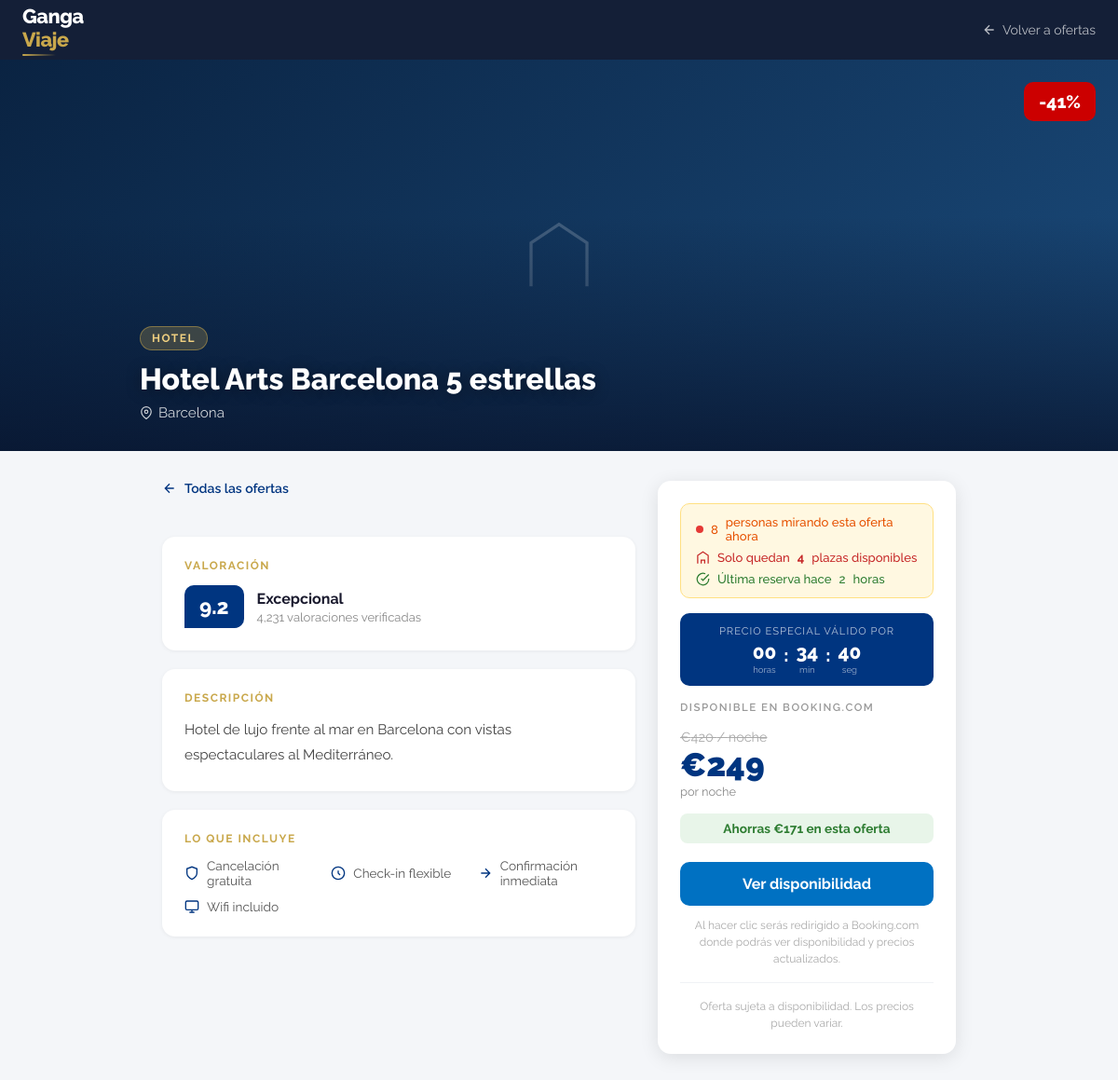
Page /oferta/1 on the committed database.
### tables this page shows
CREATE TABLE deals (
            id                INTEGER PRIMARY KEY AUTOINCREMENT,
            title             TEXT    NOT NULL,
            description       TEXT    DEFAULT '',
            location          TEXT    DEFAULT '',
            original_price    REAL,
            sale_price        REAL    NOT NULL,
            discount_pct      INTEGER DEFAULT 0,
            image_url         TEXT    DEFAULT '',
            affiliate_url     TEXT    NOT NULL,
            source            TEXT    NOT NULL DEFAULT 'booking',
            category          TEXT    DEFAULT 'espana',
            rating            REAL    DEFAULT 0,
            reviews_count     INTEGER DEFAULT 0,
            tipo              TEXT    DEFAULT 'hotel',
            checkin           TEXT,
            checkout          TEXT,
            created_at        TEXT    DEFAULT (datetime('now')),
            published_telegram INTEGER DEFAULT 0,
            active            INTEGER DEFAULT 1
        );

### app.py (the view)
@app.route("/oferta/<int:deal_id>")
def oferta(deal_id: int):
    deal = database.get_deal(deal_id)
    if not deal:
        abort(404)
    return render_template("deal.html", deal=deal, destinos=config.DESTINOS)

### database.py (called while the page is built)
def get_conn():
    conn = sqlite3.connect(DB_PATH)
    conn.row_factory = sqlite3.Row
    return conn

def get_deal(deal_id: int) -> dict | None:
    conn = get_conn()
    row = conn.execute("SELECT * FROM deals WHERE id = ?", (deal_id,)).fetchone()
    conn.close()
    return dict(row) if row else None

### templates/deal.html (shortened to what this page needs)
<!DOCTYPE html>
<html lang="es">
<head>
</head>
<body>
<nav>
  <div class="nav-inner">
    <a href="/" class="logo">
      <div class="logo-wrap">
        <span class="logo-name">Ganga<span>Viaje</span></span>
        <i class="logo-line"></i>
      </div>
    </a>
    <a href="/" class="back-btn">
      <svg viewBox="0 0 24 24" fill="none" stroke="currentColor" stroke-width="2"><path d="M19 12H5M12 5l-7 7 7 7"/></svg>
      Volver a ofertas
    </a>
  </div>
</nav>
<div class="deal-hero">
  {% if deal.image_url %}
  <div class="deal-hero-placeholder" style="display:none">
    <svg viewBox="0 0 24 24" fill="none" stroke="currentColor" stroke-width="1"><path d="M3 22V8l9-6 9 6v14"/></svg>
  </div>
  {% else %}
  <div class="deal-hero-placeholder">
    <svg viewBox="0 0 24 24" fill="none" stroke="currentColor" stroke-width="1"><path d="M3 22V8l9-6 9 6v14"/></svg>
  </div>
  {% endif %}
  <div class="deal-hero-overlay"></div>
  <div class="deal-hero-info">
    <div class="deal-hero-info-inner">
      <div class="deal-tipo-badge">
        {% if deal.tipo == 'hotel' %}Hotel
        {% elif deal.tipo == 'apartamento' %}Apartamento
        {% elif deal.tipo == 'villa' %}Villa
        {% elif deal.tipo == 'actividad' %}Actividad
        {% elif deal.tipo == 'coche' %}Alquiler de coche
        {% else %}Oferta{% endif %}
      </div>
      <h1 class="deal-hero-title">{{ deal.title }}</h1>
      {% if deal.location %}
      <div class="deal-hero-location">
        <svg viewBox="0 0 24 24" fill="none" stroke="currentColor" stroke-width="2"><path d="M21 10c0 7-9 13-9 13s-9-6-9-13a9 9 0 0118 0z"/><circle cx="12" cy="10" r="3"/></svg>
        {{ deal.location }}
      </div>
      {% endif %}
    </div>
  </div>
  {% if deal.discount_pct %}<div class="discount-badge">-{{ deal.discount_pct }}%</div>{% endif %}
</div>
<main>
  <div class="deal-body">
    <a href="/" class="back-link">
      <svg viewBox="0 0 24 24" fill="none" stroke="currentColor" stroke-width="2" width="16" height="16"><path d="M19 12H5M12 5l-7 7 7 7"/></svg>
      Todas las ofertas
    </a>
    {% if deal.rating and deal.rating > 0 %}
    <div class="card">
      <div class="card-title">Valoración</div>
      <div class="rating-row">
        <div class="rating-big">{{ "%.1f"|format(deal.rating) }}</div>
        <div class="rating-info">
          <div class="rating-label">
            {% if deal.rating >= 9 %}Excepcional
            {% elif deal.rating >= 8 %}Muy bueno
            {% elif deal.rating >= 7 %}Bueno
            {% else %}Aceptable{% endif %}
          </div>
          {% if deal.reviews_count %}<div class="rating-count">{{ "{:,}".format(deal.reviews_count) }} valoraciones verificadas</div>{% endif %}
        </div>
      </div>
    </div>
    {% endif %}
    {% if deal.description %}
    <div class="card">
      <div class="card-title">Descripción</div>
      <p class="description">{{ deal.description }}</p>
    </div>
    {% endif %}
    <div class="card">
      <div class="card-title">Lo que incluye</div>
      <div class="features-grid">
        {% if deal.tipo in ['hotel', 'apartamento', 'villa'] %}
        <div class="feature"><svg viewBox="0 0 24 24" fill="none" stroke="currentColor" stroke-width="2"><path d="M12 22s8-4 8-10V5l-8-3-8 3v7c0 6 8 10 8 10z"/></svg>Cancelación gratuita</div>
        <div class="feature"><svg viewBox="0 0 24 24" fill="none" stroke="currentColor" stroke-width="2"><circle cx="12" cy="12" r="10"/><path d="M12 8v4l3 3"/></svg>Check-in flexible</div>
        <div class="feature"><svg viewBox="0 0 24 24" fill="none" stroke="currentColor" stroke-width="2"><path d="M5 12h14M12 5l7 7-7 7"/></svg>Confirmación inmediata</div>
        <div class="feature"><svg viewBox="0 0 24 24" fill="none" stroke="currentColor" stroke-width="2"><rect x="2" y="3" width="20" height="14" rx="2"/><path d="M8 21h8M12 17v4"/></svg>Wifi incluido</div>
        {% endif %}
      </div>
    </div>
  </div>
  <div class="booking-box">
    <div class="urgency-bar">
      <div class="urgency-item urgency-viewers">
        <span class="pulse"></span>
        <span id="viewers">14</span> personas mirando esta oferta ahora
      </div>
      <div class="urgency-item urgency-rooms">
        <svg viewBox="0 0 24 24" fill="none" stroke="currentColor" stroke-width="2"><path d="M3 22V8l9-6 9 6v14"/><path d="M9 22v-6h6v6"/></svg>
        Solo quedan <strong id="rooms">3</strong> plazas disponibles
      </div>
      <div class="urgency-item urgency-booking">
        <svg viewBox="0 0 24 24" fill="none" stroke="currentColor" stroke-width="2"><path d="M22 11.08V12a10 10 0 1 1-5.93-9.14"/><polyline points="22 4 12 14.01 9 11.01"/></svg>
        Última reserva hace <span id="last-booking">2</span> horas
      </div>
    </div>
    <div class="countdown-box">
      <div class="countdown-label">Precio especial válido por</div>
      <div class="countdown-timer">
        <div class="countdown-unit"><span class="countdown-num" id="cd-h">08</span><span class="countdown-sub">horas</span></div>
        <div class="countdown-sep">:</div>
        <div class="countdown-unit"><span class="countdown-num" id="cd-m">34</span><span class="countdown-sub">min</span></div>
        <div class="countdown-sep">:</div>
        <div class="countdown-unit"><span class="countdown-num" id="cd-s">22</span><span class="countdown-sub">seg</span></div>
      </div>
    </div>
    <div class="booking-source">Disponible en Booking.com</div>
    {% set unidad = "persona" if deal.tipo == "actividad" else ("día" if deal.tipo == "coche" else "noche") %}
    {% if deal.original_price and deal.original_price > deal.sale_price %}
    <div class="booking-price-original">€{{ "%.0f"|format(deal.original_price) }} / {{ unidad }}</div>
    {% endif %}
    <div class="booking-price">€{{ "%.0f"|format(deal.sale_price) }}</div>
    <div class="booking-price-unit">por {{ unidad }}</div>
    {% if deal.original_price and deal.original_price > deal.sale_price %}
    <div class="booking-saving">Ahorras €{{ "%.0f"|format(deal.original_price - deal.sale_price) }} en esta oferta</div>
    {% endif %}
    <a href="{{ deal.affiliate_url }}" class="booking-cta" target="_blank" rel="noopener">
      Ver disponibilidad
    </a>
    <div class="booking-note">Al hacer clic serás redirigido a Booking.com donde podrás ver disponibilidad y precios actualizados.</div>
    <hr class="booking-divider">
    <div class="booking-note">Oferta sujeta a disponibilidad. Los precios pueden variar.</div>
  </div>
</main>
</body>
</html>

### rows in the picture
deals: title "Hotel Arts Barcelona 5 estrellas", location "Barcelona", discount_pct "41", rating "9.2", reviews_count "4,231", description "Hotel de lujo frente al mar en Barcelona con vistas espectaculares al Mediterráneo.", original_price "420", sale_price "249", deal.original_price-deal.sale_price "171"

### other values in the picture
{{ unidad }} "noche"
